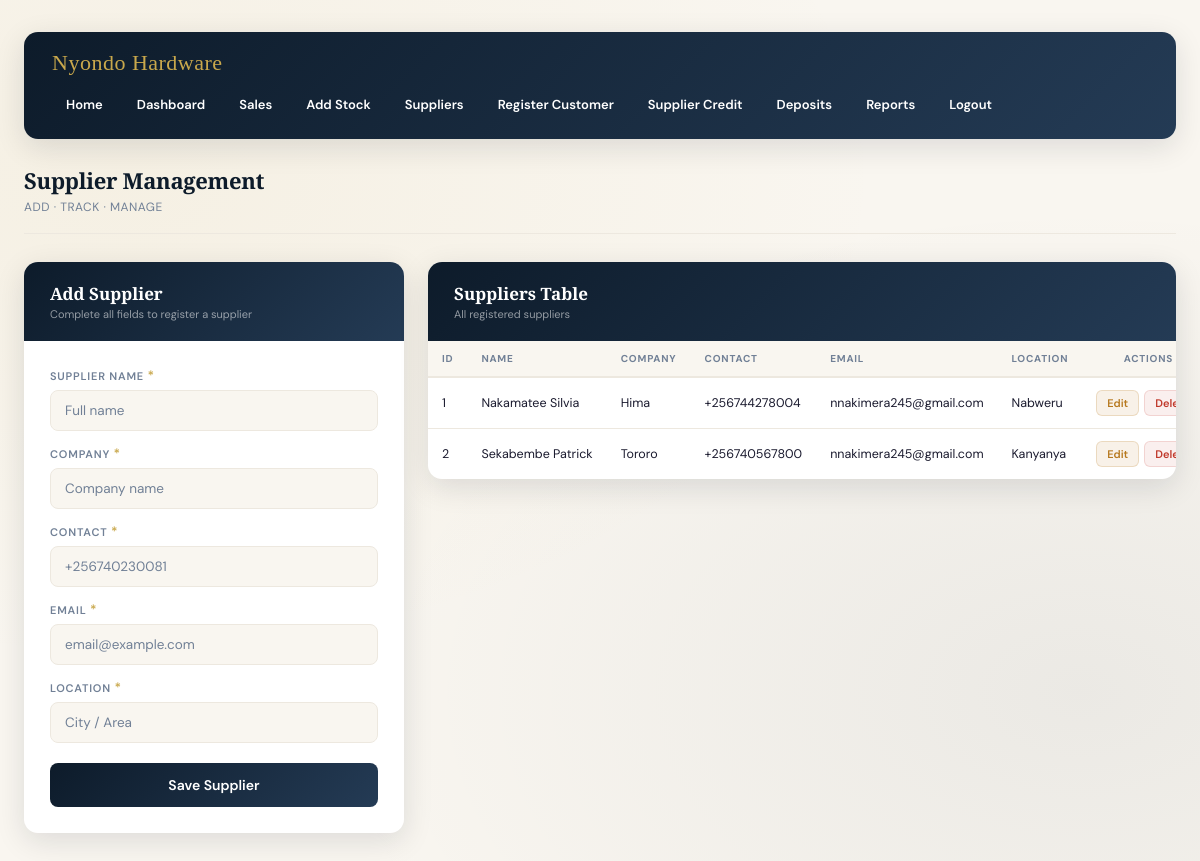
/supplier/ (signed in), run on the app's committed database.
### hardwareapp/models.py (models this page shows, shortened)
class Supplier(models.Model):
    supplier_name = models.CharField(max_length=100)
    company = models.CharField(max_length=100)
    contact = models.CharField(max_length=14, blank=True, null=True)
    email = models.EmailField()
    location = models.CharField(max_length=100)
    created_at = models.DateTimeField(auto_now_add=True)
    updated_at = models.DateTimeField(auto_now=True)

### hardwareapp/views.py (the view, shortened to what this page needs)
# urls.py: path('supplier/', views.suppliers, name='supplier'),
@login_required
def suppliers(request):
    suppliers = Supplier.objects.all()
    return render(request, "suppliers.html", {
        "suppliers": suppliers
    })

### hardwareapp/templates/suppliers.html (shortened to what this page needs)
{% load static %}
<!doctype html>
<html lang="en">
  <head>
  </head>
  <body>
    <nav class="top-nav">
      <div class="nav-logo">Nyondo Hardware</div>
      <div class="nav-links">
        <a href="{% url 'index' %}">Home</a>
        <a href="{% url 'dash' %}">Dashboard</a>
        <a href="{% url 'sales' %}">Sales</a>
        <a href="{% url 'stock' %}">Add Stock</a>
        <a href="{% url 'supplier' %}">Suppliers</a>
        <a href="{% url 'register' %}">Register Customer</a>
        <a href="{% url 'credit' %}">Supplier Credit</a>
        <a href="{% url 'deposit' %}">Deposits</a>
        <a href="{% url 'reports' %}">Reports</a>
        <a href="{% url 'log' %}">Logout</a>
      </div>
    </nav>
    <div class="page-header">
      <h1>Supplier Management</h1>
      <p>Add &middot; Track &middot; Manage</p>
    </div>
    <div class="layout">
      <div class="card">
        <div class="card-header">
          <h2>Add Supplier</h2>
          <p>Complete all fields to register a supplier</p>
        </div>
        <div class="form-body">
          <form method="POST" novalidate>
            <div class="field-group">
              <label>Supplier Name <span class="req">*</span></label>
              <input
                type="text"
                name="supplier_name"
                placeholder="Full name"
                required
              />
            </div>
            <div class="field-group">
              <label>Company <span class="req">*</span></label>
              <input
                type="text"
                name="company"
                placeholder="Company name"
                required
              />
            </div>
            <div class="field-group">
              <label>Contact <span class="req">*</span></label>
              <input
                type="text"
                name="contact"
                placeholder="+256740230081"
                pattern="^\+256[0-9]{9}$"
                maxlength="13"
                title="Phone must be in format +256XXXXXXXXX"
                required
              />
            </div>
            <div class="field-group">
              <label>Email <span class="req">*</span></label>
              <input
                type="email"
                name="email"
                placeholder="email@example.com"
                required
              />
            </div>
            <div class="field-group">
              <label>Location <span class="req">*</span></label>
              <input
                type="text"
                name="location"
                placeholder="City / Area"
                required
              />
            </div>
            <button type="submit" class="btn-submit">Save Supplier</button>
          </form>
        </div>
      </div>
      <div class="card">
        <div class="card-header">
          <h2>Suppliers Table</h2>
          <p>All registered suppliers</p>
        </div>
        <div class="table-wrapper">
          <table>
            <thead>
              <tr>
                <th>ID</th>
                <th>Name</th>
                <th>Company</th>
                <th>Contact</th>
                <th>Email</th>
                <th>Location</th>
                <th>Actions</th>
              </tr>
            </thead>
            <tbody>
              {% for supplier in suppliers %}
              <tr>
                <td>{{ supplier.id }}</td>
                <td>{{ supplier.supplier_name }}</td>
                <td>{{ supplier.company }}</td>
                <td>{{ supplier.contact }}</td>
                <td>{{ supplier.email }}</td>
                <td>{{ supplier.location }}</td>
                <td>
                  <div class="actions">
                    <a
                      href="{% url 'edit_supplier' supplier.id %}"
                      class="action-btn btn-edit"
                      >Edit</a
                    >
                    <a
                      href="{% url 'delete_supplier' supplier.id %}"
                      class="action-btn btn-delete"
                      onclick="
                        return confirm(
                          'Are you sure you want to delete this supplier? This action cannot be undone!',
                        );
                      "
                    >
                      Delete
                    </a>
                  </div>
                </td>
              </tr>
              {% endfor %}
            </tbody>
          </table>
        </div>
      </div>
    </div>
  </body>
</html>

### hardwareapp/templates/suppliers.html (style rules this page uses)
:root { --navy: #0d1b2a; --navy-mid: #1a2e45; --navy-light: #243b55; --gold: #c9a84c; --gold-light: #e8c97a; --cream: #f9f6f0; --cream-dark: #ede8df; --text-dark: #1a1a2e; --text-mid: #4a5568; --text-light: #718096; --white: #ffffff; --danger: #c0392b; --warn: #b7791f; --shadow-md: 0 8px 30px rgba(13, 27, 42, 0.12); --radius: 14px; --radius-sm: 8px; }
*, *::before, *::after { margin: 0; padding: 0; box-sizing: border-box; }
body { font-family: "DM Sans", sans-serif; background: var(--cream); background-image: radial-gradient( ellipse at 10% 20%, rgba(201, 168, 76, 0.08) 0%, transparent 50% ), radial-gradient( ellipse at 90% 80%, rgba(13, 27, 42, 0.06) 0%, transparent 50% ); min-height: 100vh; padding: 32px 24px; color: var(--text-dark); }
.top-nav { background: linear-gradient( 135deg, var(--navy) 0%, var(--navy-light) 100% ); padding: 18px 28px; border-radius: var(--radius); margin-bottom: 26px; display: flex; justify-content: space-between; align-items: center; flex-wrap: wrap; gap: 12px; box-shadow: var(--shadow-md); }
.nav-logo { font-family: "Playfair Display", serif; font-size: 22px; color: var(--gold); letter-spacing: 0.5px; }
.nav-links { display: flex; align-items: center; flex-wrap: wrap; gap: 6px; }
.nav-links a { text-decoration: none; color: var(--white); padding: 8px 14px; border-radius: var(--radius-sm); font-size: 13px; font-weight: 600; transition: all 0.25s; }
.page-header { margin-bottom: 28px; padding-bottom: 18px; border-bottom: 1px solid var(--cream-dark); }
.page-header h1 { font-family: "Playfair Display", serif; font-size: 22px; color: var(--navy); letter-spacing: -0.3px; }
.page-header p { font-size: 12px; color: var(--text-light); margin-top: 4px; text-transform: uppercase; letter-spacing: 0.5px; }
.layout { display: grid; grid-template-columns: 380px 1fr; gap: 24px; align-items: start; }
.card { background: var(--white); border-radius: var(--radius); box-shadow: var(--shadow-md); overflow: hidden; animation: fadeSlideUp 0.4s ease both; }
.card:nth-child(2) { animation-delay: 0.08s; }
.card-header { background: linear-gradient( 135deg, var(--navy) 0%, var(--navy-light) 100% ); padding: 20px 26px; }
.card-header h2 { font-family: "Playfair Display", serif; font-size: 17px; color: var(--white); }
.card-header p { font-size: 11px; color: rgba(255, 255, 255, 0.55); margin-top: 2px; }
.form-body { padding: 26px; }
.field-group { margin-bottom: 14px; }
.field-group label { display: block; font-size: 11px; font-weight: 600; color: var(--text-light); letter-spacing: 0.8px; text-transform: uppercase; margin-bottom: 6px; }
.field-group label .req { color: var(--gold); font-size: 13px; }
.field-group input { width: 100%; padding: 11px 14px; border: 1.5px solid var(--cream-dark); border-radius: var(--radius-sm); font-size: 13.5px; font-family: "DM Sans", sans-serif; color: var(--text-dark); background: var(--cream); transition: border-color 0.2s, box-shadow 0.2s, background 0.2s; }
.field-group input::placeholder { color: var(--text-light); }
.btn-submit { width: 100%; margin-top: 6px; padding: 13px; background: linear-gradient( 135deg, var(--navy) 0%, var(--navy-light) 100% ); color: var(--white); border: none; border-radius: var(--radius-sm); font-family: "DM Sans", sans-serif; font-size: 14px; font-weight: 600; cursor: pointer; transition: all 0.25s; }
.table-wrapper { overflow-x: auto; }
table { width: 100%; border-collapse: collapse; font-size: 12.5px; }
thead tr { background: var(--cream); border-bottom: 2px solid var(--cream-dark); }
th { padding: 11px 14px; text-align: left; font-size: 10px; font-weight: 700; color: var(--text-light); letter-spacing: 0.8px; text-transform: uppercase; white-space: nowrap; }
th:last-child { text-align: center; }
tbody tr { border-bottom: 1px solid var(--cream-dark); transition: background 0.15s; }
tbody tr:last-child { border-bottom: none; }
td { padding: 12px 14px; color: var(--text-dark); vertical-align: middle; white-space: nowrap; }
.actions { display: flex; gap: 5px; justify-content: center; }
.action-btn { display: inline-flex; align-items: center; padding: 5px 10px; border-radius: 6px; font-size: 11px; font-weight: 600; text-decoration: none; transition: all 0.2s; font-family: "DM Sans", sans-serif; }
.btn-edit { background: rgba(183, 121, 31, 0.1); color: var(--warn); border: 1px solid rgba(183, 121, 31, 0.2); }
.btn-delete { background: rgba(192, 57, 43, 0.08); color: var(--danger); border: 1px solid rgba(192, 57, 43, 0.15); }

### data on the page
Supplier: id "1", supplier_name "Nakamatee Silvia", company "Hima", contact "+256744278004", email "nnakimera245@gmail.com", location "Nabweru"
Supplier: id "2", supplier_name "Sekabembe Patrick", company "Tororo", contact "+256740567800", email "nnakimera245@gmail.com", location "Kanyanya"
